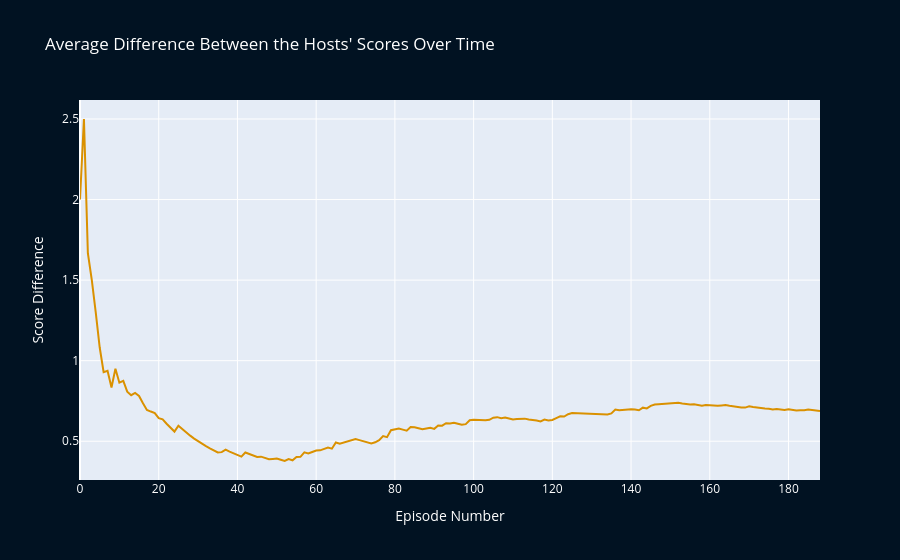

The notebook cell saved with this chart:
### Code cell
# Create figure
fig = go.Figure()

fig.add_trace(go.Scatter(x=ratings_df.index, y=ratings_df['Rating_Differential'].expanding().mean(), 
                        mode='lines', line=dict(color='#DA9100', width=2)))

#Further style the figure
fig.update_layout(
    title='Average Difference Between the Hosts\' Scores Over Time',
    xaxis_title='Episode Number', 
    yaxis_title='Score Difference',
    paper_bgcolor='#011222',
    font_color='#ffffff',
    showlegend= False,
)

fig.show()

### Figure 1 — Plotly figure (JSON) as saved in the notebook; plotly's stock layout.template omitted (floating-point values rounded to 4 significant figures; data arrays with more than 128 entries replaced by an {"elided": "..."} marker saying what was removed)
{"data": [{"line": {"color": "#DA9100", "width": 2}, "mode": "lines", "type": "scatter", "x": {"elided": "189 int values"}, "y": {"elided": "189 float values"}}], "layout": {"font": {"color": "#ffffff"}, "paper_bgcolor": "#011222", "showlegend": false, "title": {"text": "Average Difference Between the Hosts' Scores Over Time"}, "xaxis": {"title": {"text": "Episode Number"}}, "yaxis": {"title": {"text": "Score Difference"}}}}
